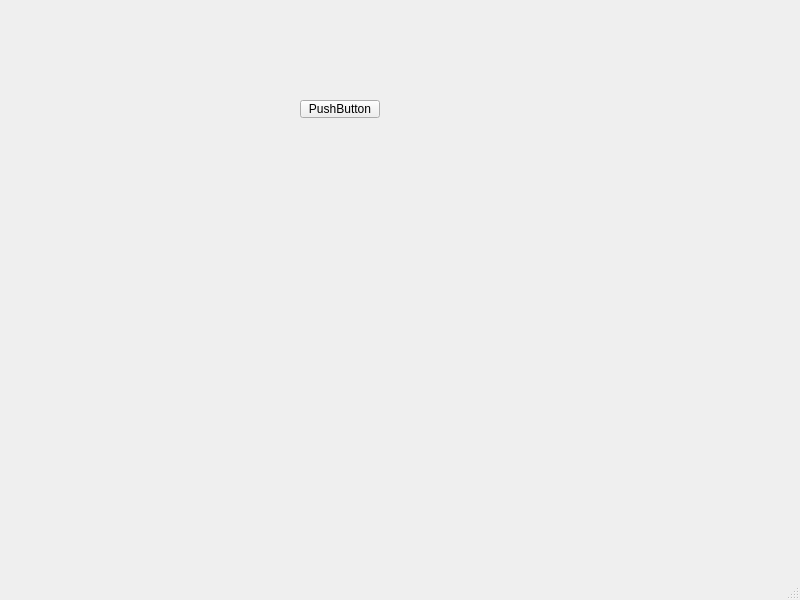
<?xml version="1.0" encoding="UTF-8"?>
<ui version="4.0">
 <class>MainWindow</class>
 <widget class="QMainWindow" name="MainWindow">
  <property name="geometry">
   <rect>
    <x>0</x>
    <y>0</y>
    <width>800</width>
    <height>600</height>
   </rect>
  </property>
  <property name="windowTitle">
   <string>MainWindow</string>
  </property>
  <widget class="QWidget" name="centralwidget">
   <widget class="QPushButton" name="pushButton">
    <property name="geometry">
     <rect>
      <x>300</x>
      <y>100</y>
      <width>80</width>
      <height>18</height>
     </rect>
    </property>
    <property name="text">
     <string>PushButton</string>
    </property>
   </widget>
  </widget>
  <widget class="QMenuBar" name="menubar">
   <property name="geometry">
    <rect>
     <x>0</x>
     <y>0</y>
     <width>800</width>
     <height>17</height>
    </rect>
   </property>
  </widget>
  <widget class="QStatusBar" name="statusbar"/>
 </widget>
 <resources/>
 <connections/>
</ui>
